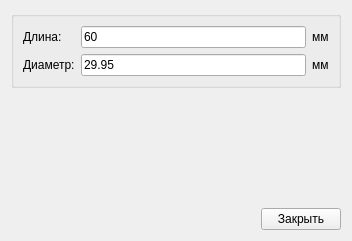
<?xml version="1.0" encoding="UTF-8"?>
<ui version="4.0">
 <class>SampleParametersWidget</class>
 <widget class="QWidget" name="SampleParametersWidget">
  <property name="geometry">
   <rect>
    <x>0</x>
    <y>0</y>
    <width>352</width>
    <height>241</height>
   </rect>
  </property>
  <property name="windowTitle">
   <string>Размеры образца</string>
  </property>
  <layout class="QGridLayout" name="gridLayout_2">
   <item row="0" column="0" colspan="3">
    <widget class="QGroupBox" name="groupBox">
     <property name="title">
      <string/>
     </property>
     <layout class="QGridLayout" name="gridLayout">
      <item row="0" column="0">
       <widget class="QLabel" name="label">
        <property name="text">
         <string>Длина:</string>
        </property>
       </widget>
      </item>
      <item row="0" column="1">
       <widget class="QLineEdit" name="lineEdit_length">
        <property name="text">
         <string>60</string>
        </property>
       </widget>
      </item>
      <item row="0" column="2">
       <widget class="QLabel" name="label_3">
        <property name="text">
         <string>мм</string>
        </property>
       </widget>
      </item>
      <item row="1" column="0">
       <widget class="QLabel" name="label_2">
        <property name="text">
         <string>Диаметр:</string>
        </property>
       </widget>
      </item>
      <item row="1" column="1">
       <widget class="QLineEdit" name="lineEdit_diameter">
        <property name="text">
         <string>29.95</string>
        </property>
       </widget>
      </item>
      <item row="1" column="2">
       <widget class="QLabel" name="label_4">
        <property name="text">
         <string>мм</string>
        </property>
       </widget>
      </item>
     </layout>
    </widget>
   </item>
   <item row="1" column="1">
    <spacer name="verticalSpacer">
     <property name="orientation">
      <enum>Qt::Vertical</enum>
     </property>
     <property name="sizeHint" stdset="0">
      <size>
       <width>20</width>
       <height>90</height>
      </size>
     </property>
    </spacer>
   </item>
   <item row="2" column="0">
    <spacer name="horizontalSpacer">
     <property name="orientation">
      <enum>Qt::Horizontal</enum>
     </property>
     <property name="sizeHint" stdset="0">
      <size>
       <width>197</width>
       <height>20</height>
      </size>
     </property>
    </spacer>
   </item>
   <item row="2" column="2">
    <widget class="QPushButton" name="pushButton_close">
     <property name="text">
      <string>Закрыть</string>
     </property>
    </widget>
   </item>
  </layout>
 </widget>
 <resources/>
 <connections/>
</ui>
